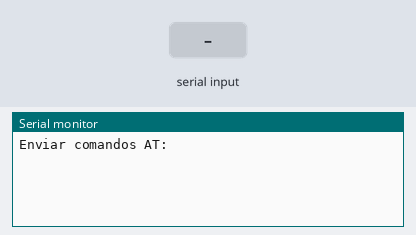
Recording of a sketch running on a simulated Arduino Uno, built with avr-gcc and run on an emulated ATmega328P. Parts: the last lines printed to the serial monitor. The inputs (shaded band) are chosen by the test bench.

Above: at 1.2 s.
1.3 s: "1" received over the second serial link
At 2.3 s:
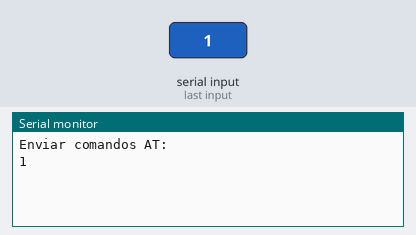
2.8 s: "0" received over the second serial link
At 3.4 s:
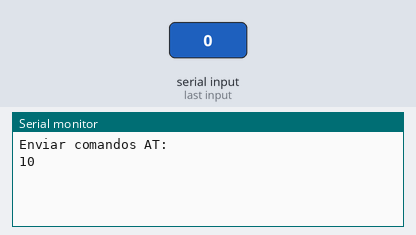

Measured:
- after the input at 1.3 s, the serial monitor: prints a new line at once (image 1)
- after the input at 2.8 s, the serial monitor: prints a new line at once (image 2)

The sketch:

config_HC-05.ino
```cpp
#include <SoftwareSerial.h>

#define TX  9 // RX del HC-05
#define RX  10  // TX del HC-05
SoftwareSerial BTserial(RX, TX);

void setup()
{
    Serial.begin(9600);
    Serial.println("Enviar comandos AT:");
    BTserial.begin(38400);
}

void loop() {
    if (BTserial.available())
        Serial.write(BTserial.read());
    if (Serial.available())
        BTserial.write(Serial.read());
}
```
